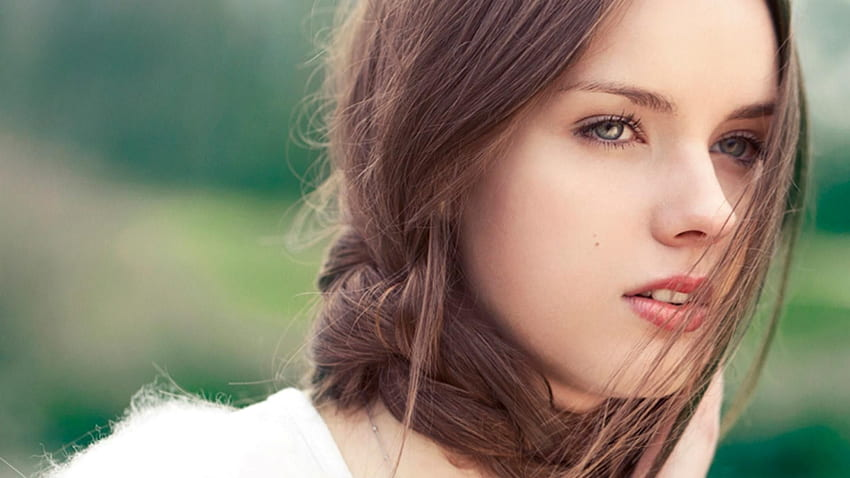
#> input picture girl.jpg, 850 x 478 px
$ jupyter execute actividadEnClase12_03.ipynb
#> lines starting #> are read from the running program, lines starting #| are printed output that depends on the picture; after the words box and inside, x2 and y2 are one past the last pixel; in counts of white or black regions, pixels touching at a corner belong together
actividad en clase 13_03_24

[cell 1]
import cv2
import matplotlib.pyplot as plt

# Funcion de histograma
def histograma(img):
    histo = cv2.calcHist([img], [0], None, [256], [0, 256])

    plt.figure(figsize=(15, 8))

    # Mostrar el histograma
    plt.subplot(2, 3, 2)
    plt.plot(histo, color="blue")
    plt.title('Histograma')
    plt.xlabel('Intensidad de pixel')
    plt.ylabel('Frecuencia')

    # Mostrar la imagen inicial
    plt.subplot(2, 3, 1)
    plt.imshow(img, cmap='gray')
    plt.title('Imagen Inicial')

    # Umbralizacion Binaria
    _, umbralbi = cv2.threshold(img, 127, 255, cv2.THRESH_BINARY)
    plt.subplot(2, 3, 3)
    plt.imshow(umbralbi, cmap='gray')
    plt.title('Binaria')

    # Umbralizacion Binaria Inversa
    _, umbral_inc_bi = cv2.threshold(img, 127, 255, cv2.THRESH_BINARY_INV)
    plt.subplot(2, 3, 4)
    plt.imshow(umbral_inc_bi, cmap='gray')
    plt.title('Binaria Inversa')

    # Umbralizacion Adaptativa
    umb_adap = cv2.adaptiveThreshold(img, 255, cv2.ADAPTIVE_THRESH_MEAN_C, cv2.THRESH_BINARY, 11, 2)
    plt.subplot(2, 3, 5)
    plt.imshow(umb_adap, cmap='gray')
    plt.title('Umbral Adaptativo')

    # Umbralizacion Adaptativa con Gaussiana
    umb_adad_guss = cv2.adaptiveThreshold(img, 255, cv2.ADAPTIVE_THRESH_GAUSSIAN_C, cv2.THRESH_BINARY, 11, 2)
    plt.subplot(2, 3, 6)
    plt.imshow(umb_adad_guss, cmap='gray')
    plt.title('Umbral Adaptativo Gaussiano')

    plt.show()

# cargar  la imagen
img = cv2.imread('girl.jpg', 0)
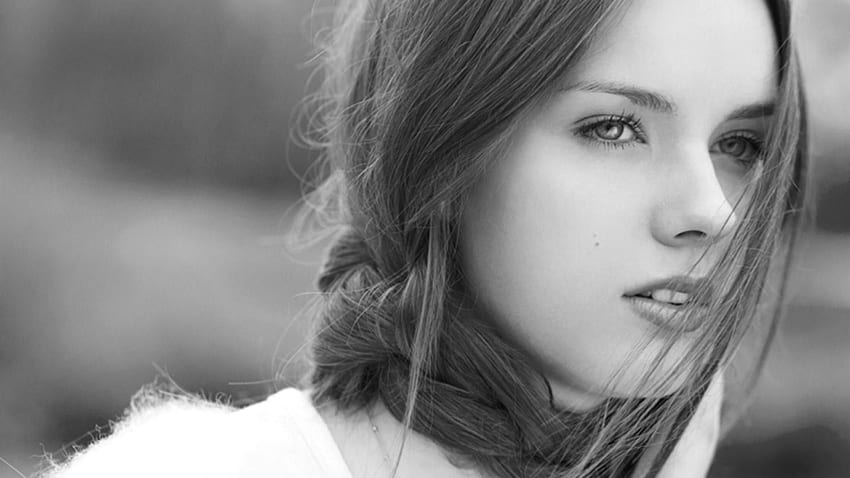
#> img: shape (478, 850); min 0, max 255, mean 130.5

# Mostrar histogramas e imagenes
histograma(img)
#> in histograma, `histo = cv2.calcHist([img], [0], None, [256], [0, 256])`: histo = 256 values, max 10287 at index 255, min 4 at index 4, mean 1587.1
#> in histograma, `_, umbralbi = cv2.threshold(img, 127, 255, cv2.THRESH_BINARY)`:
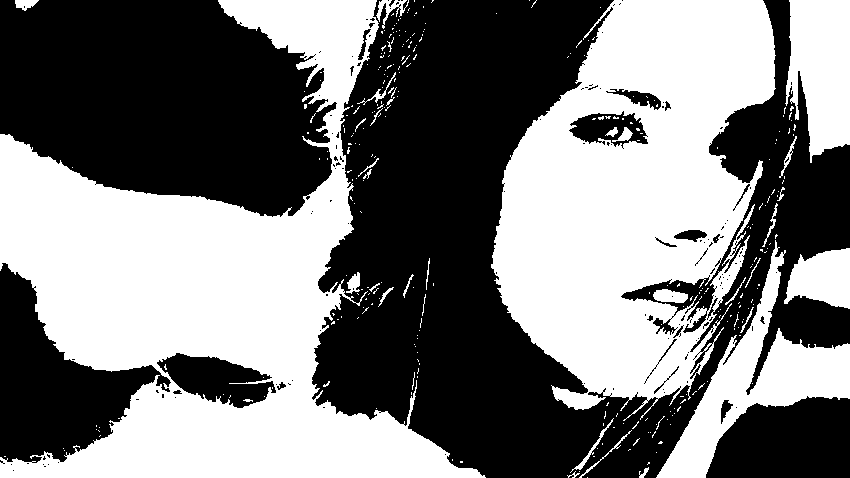
#> umbralbi: shape (478, 850); 48.1% white; 312 white regions (279 under 20 px), largest, box (x1, y1, x2, y2) and area: (0, 0, 486, 478) 94066, (491, 0, 776, 421) 74619, (656, 240, 850, 478) 12236
#> in histograma, `umb_adap = cv2.adaptiveThreshold(img, 255, cv2.ADAPTIVE_THRESH_MEAN_C,..`:
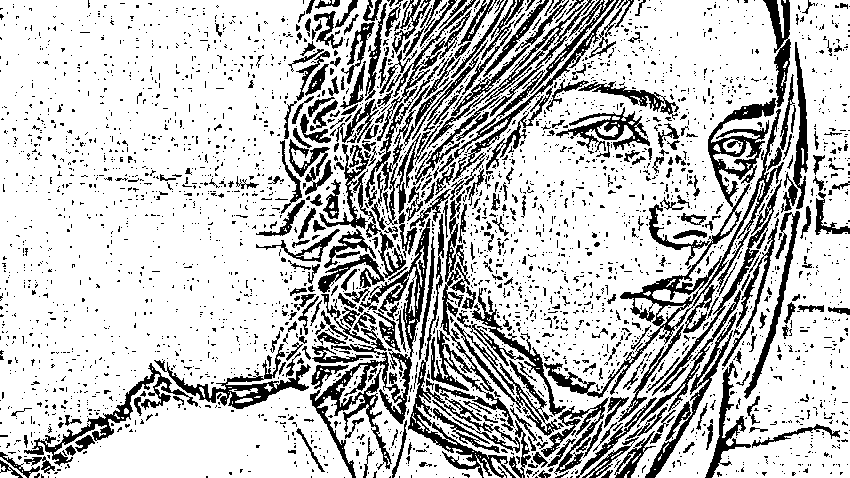
#> umb_adap: shape (478, 850); 76.3% white; 3201 black regions (2833 under 20 px), largest, box (x1, y1, x2, y2) and area: (544, 98, 784, 398) 7506, (310, 218, 431, 478) 5248, (408, 214, 520, 478) 3140
#> in histograma, `umb_adad_guss = cv2.adaptiveThreshold(img, 255, cv2.ADAPTIVE_THRESH_GA..`:
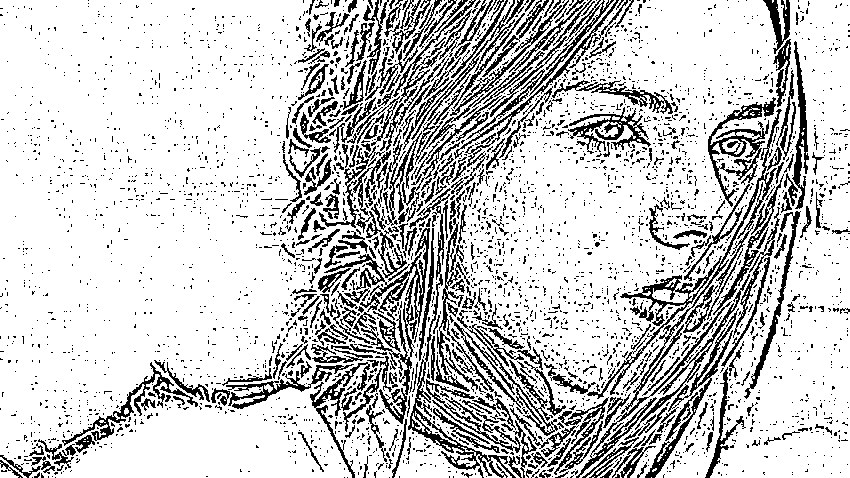
#> umb_adad_guss: shape (478, 850); 79.5% white; black in thin lines or dots
#> in histograma, `plt.show()`:
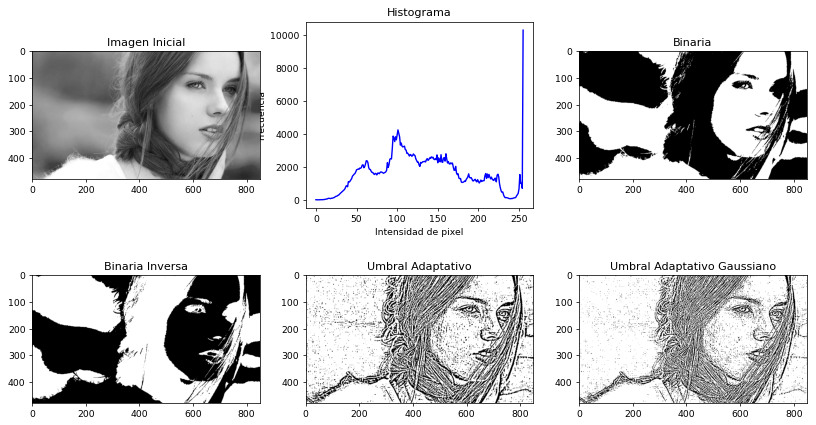
#> figure drawn by matplotlib, 6 panels; panel 1: curve peaks at x = 255, y = 10287

$ run again, with bunarizada_inv.jpg copied over girl.jpg
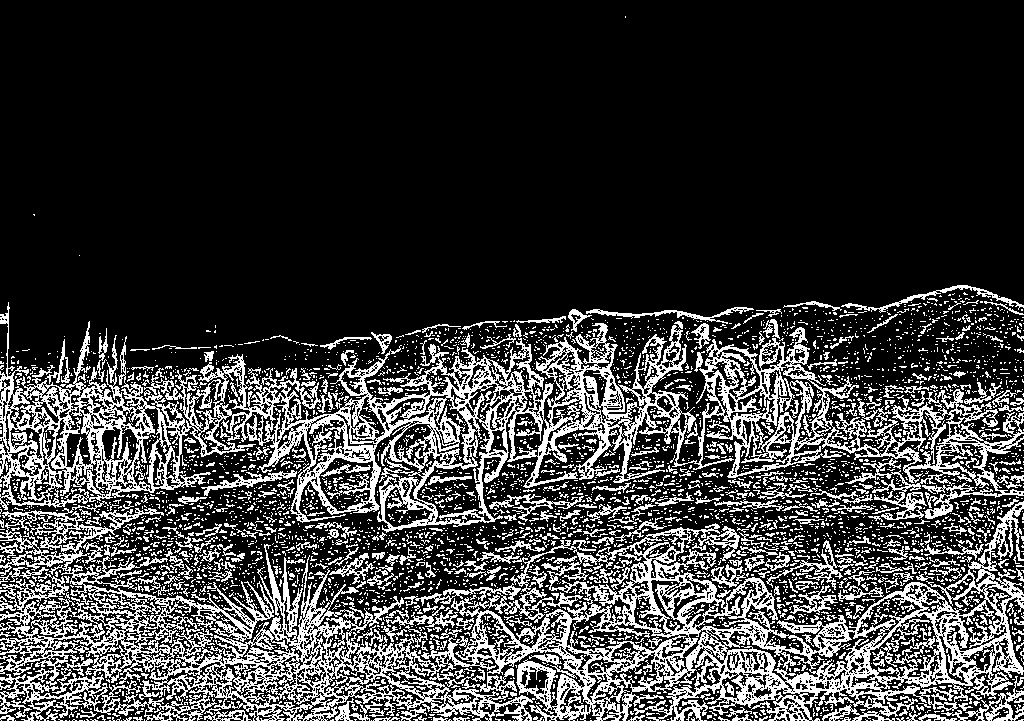
#> input picture bunarizada_inv.jpg, 1024 x 721 px
#> img is the input picture: shape (721, 1024); min 0, max 255, mean 58.6
#> histo = 256 values, max 477383 at index 0, min 0 at index 10, mean 2884
#> umbralbi: shape (721, 1024); 23% white in thin lines or dots
#> in histograma, `_, umbral_inc_bi = cv2.threshold(img, 127, 255, cv2.THRESH_BINARY_INV)`:
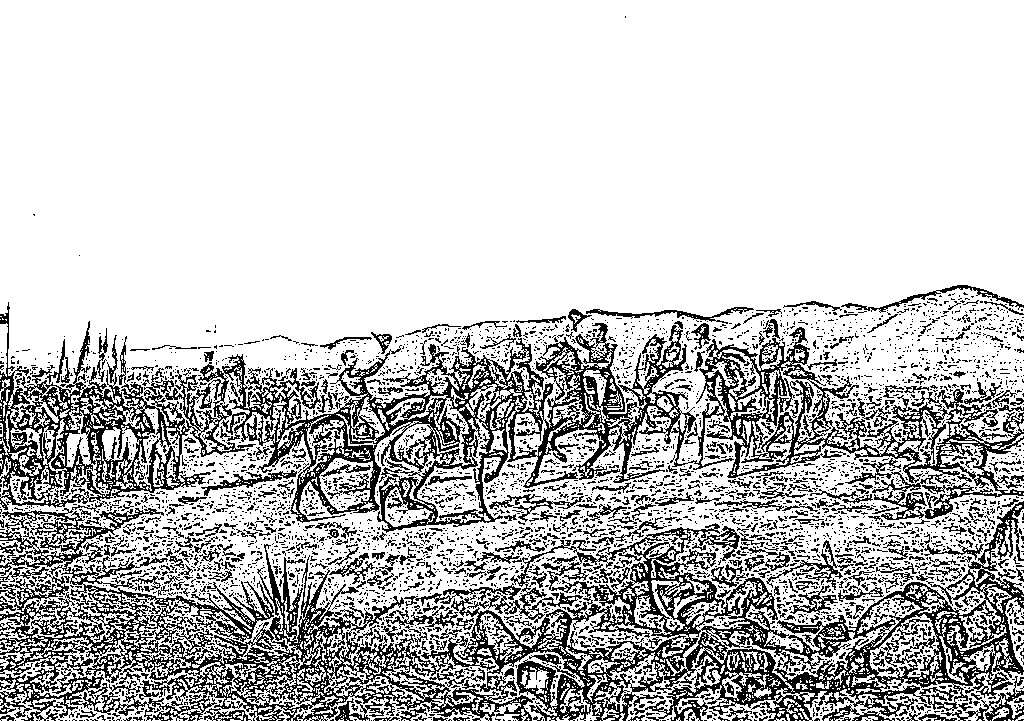
#> umbral_inc_bi: shape (721, 1024); 77% white; black in thin lines or dots
#> umb_adap: shape (721, 1024); 66.8% white; 1669 black regions (1410 under 20 px), largest, box (x1, y1, x2, y2) and area: (0, 280, 1024, 721) 202089, (799, 652, 1024, 721) 4058, (417, 384, 522, 523) 3101
#> in histograma, `umb_adad_guss = cv2.adaptiveThreshold(img, 255, cv2.ADAPTIVE_THRESH_GA..`:
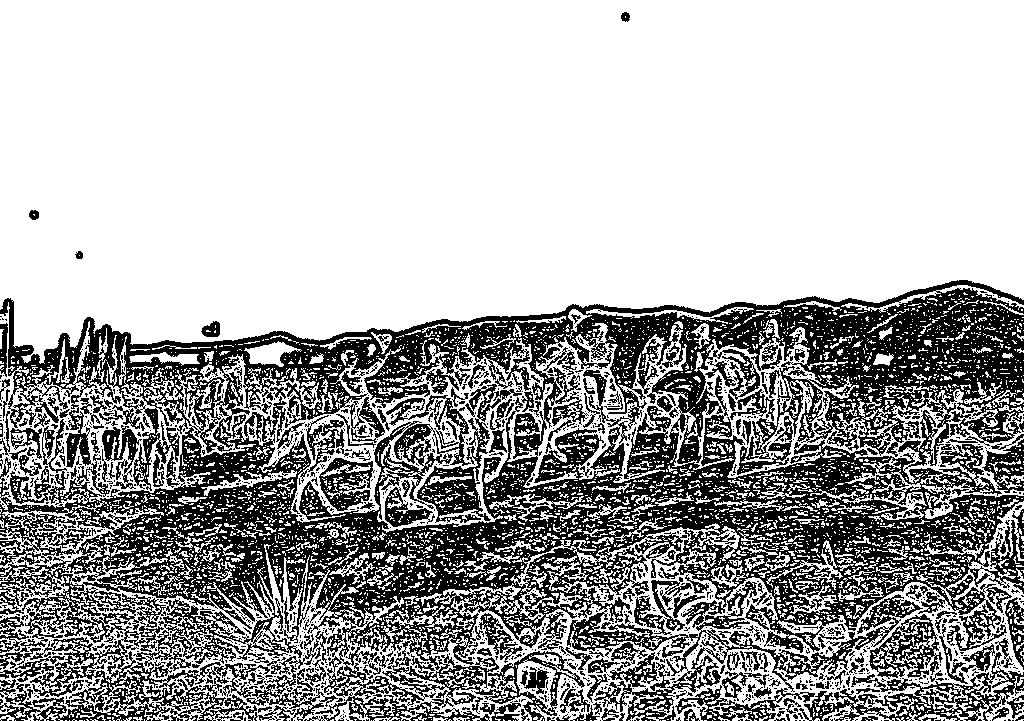
#> umb_adad_guss: shape (721, 1024); 67.2% white; 1669 black regions (1410 under 20 px), largest, box (x1, y1, x2, y2) and area: (0, 280, 1024, 721) 199427, (799, 652, 1024, 721) 4058, (417, 384, 522, 523) 3099

$ run again, with cancer.jpg copied over girl.jpg
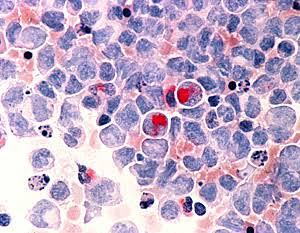
#> input picture cancer.jpg, 300 x 233 px
#> `img = cv2.imread('girl.jpg', 0)`:
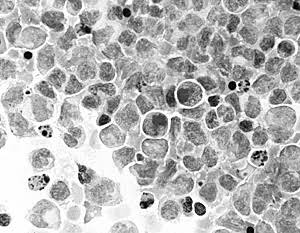
#> img: shape (233, 300); min 0, max 255, mean 181.9
#> histo = 256 values, max 2418 at index 255, min 9 at index 4, mean 273
#> umbralbi: shape (233, 300); 84.5% white; 786 black regions (679 under 20 px), largest, box (x1, y1, x2, y2) and area: (143, 113, 168, 136) 297, (177, 83, 202, 106) 291, (42, 12, 64, 32) 226
#> umb_adap: shape (233, 300); 55% white; 561 black regions (396 under 20 px), largest, box (x1, y1, x2, y2) and area: (231, 145, 296, 216) 1061, (57, 22, 124, 72) 1006, (103, 61, 167, 114) 828
#> in histograma, `umb_adad_guss = cv2.adaptiveThreshold(img, 255, cv2.ADAPTIVE_THRESH_GA..`:
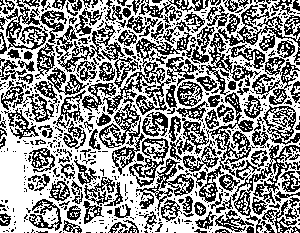
#> umb_adad_guss: shape (233, 300); 56% white; black in thin lines or dots
